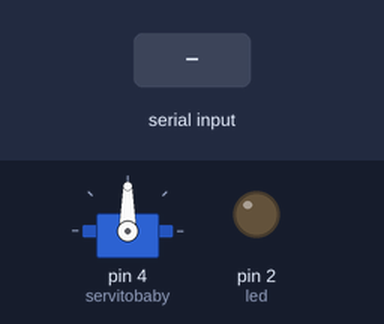
This sketch was run on a simulated Arduino Uno, built with avr-gcc and run on an emulated ATmega328P. Shown: servo, output pins drawn as LEDs (lit = HIGH). Inputs (shaded band) come from the test bench.

Above: at 1.2 s.
1.3 s: "A" received over Serial
At 2.4 s:
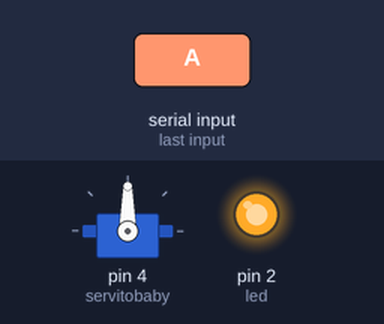
2.8 s: "C" received over Serial
At 3.6 s:
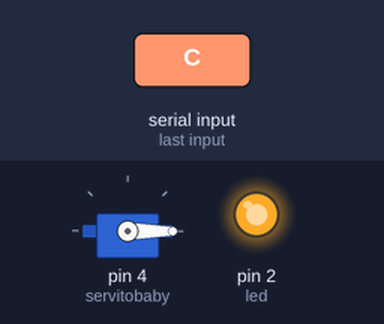
4.3 s: "B" received over Serial
At 4.7 s:
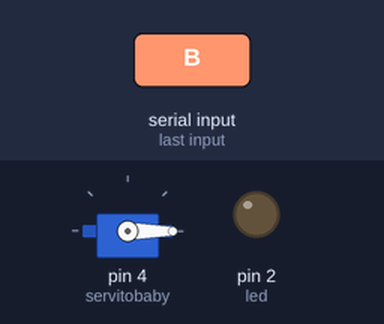
5.8 s: "D" received over Serial
At 7.0 s:
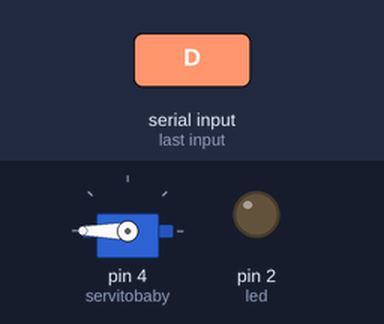
7.3 s: "A" received over Serial
At 8.2 s:
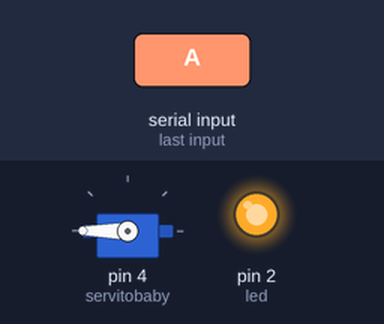
Timing chart, 0 to 9.8 s (numbered marks = the images above; inputs shaded):
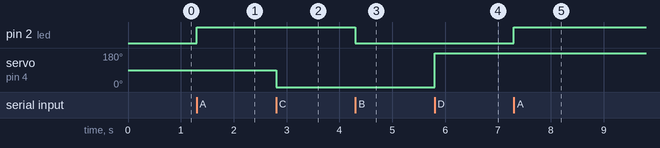

The sketch:

1LEDaNANO.ino
```cpp
#include <Servo.h>


int led=2;
int dato=0;
Servo servitobaby;

void setup() {
  Serial.begin(9600);
  pinMode(led,OUTPUT);
  servitobaby.attach(4,800,1500);

}

void loop() {
  if(Serial.available()>0){
    dato=Serial.read();

  }if(dato=='A'){
     digitalWrite(led,HIGH);
  }if(dato=='B'){
    digitalWrite(led,LOW);
  }if (dato=='C'){
    servitobaby.write(0);
  }if (dato=='D'){
    servitobaby.write(180);
  }


}
```

Measured:
- after the input at 1.3 s, pin 2 (led): LOW → HIGH at once
- after the input at 2.8 s, servo on pin 4 (servitobaby): 90° → 0° at once
- after the input at 4.3 s, pin 2 (led): HIGH → LOW at once
- after the input at 5.8 s, servo on pin 4 (servitobaby): 0° → 180° at once
- after the input at 7.3 s, pin 2 (led): LOW → HIGH at once
